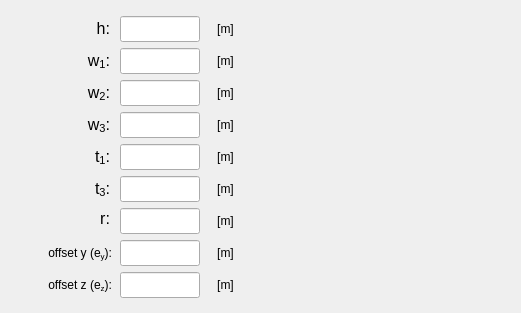
    <widget class="QWidget" name="tab_C_section">
     <attribute name="title">
      <string>C-section</string>
     </attribute>
     <widget class="QLabel" name="label_5">
      <property name="geometry">
       <rect>
        <x>298</x>
        <y>6</y>
        <width>149</width>
        <height>199</height>
       </rect>
      </property>
      <property name="text">
       <string/>
      </property>
      <property name="pixmap">
       <pixmap>../../../../../../../Users/Jacson_Corsair/Desktop/C_profile2.PNG</pixmap>
      </property>
      <property name="scaledContents">
       <bool>true</bool>
      </property>
     </widget>
     <widget class="QLabel" name="label_2">
      <property name="geometry">
       <rect>
        <x>284</x>
        <y>16</y>
        <width>228</width>
        <height>288</height>
       </rect>
      </property>
      <property name="text">
       <string/>
      </property>
      <property name="pixmap">
       <pixmap>../../../figures/C_profile.PNG</pixmap>
      </property>
      <property name="scaledContents">
       <bool>true</bool>
      </property>
     </widget>
     <widget class="QLineEdit" name="lineEdit_radius_C_section">
      <property name="geometry">
       <rect>
        <x>120</x>
        <y>208</y>
        <width>80</width>
        <height>26</height>
       </rect>
      </property>
      <property name="minimumSize">
       <size>
        <width>0</width>
        <height>24</height>
       </size>
      </property>
      <property name="maximumSize">
       <size>
        <width>80</width>
        <height>26</height>
       </size>
      </property>
      <property name="sizeIncrement">
       <size>
        <width>0</width>
        <height>0</height>
       </size>
      </property>
      <property name="font">
       <font>
        <family>Arial</family>
        <pointsize>11</pointsize>
        <weight>75</weight>
        <italic>true</italic>
        <bold>true</bold>
       </font>
      </property>
      <property name="focusPolicy">
       <enum>Qt::StrongFocus</enum>
      </property>
      <property name="styleSheet">
       <string notr="true">color: rgb(255, 0, 0);</string>
      </property>
      <property name="alignment">
       <set>Qt::AlignCenter</set>
      </property>
     </widget>
     <widget class="QLineEdit" name="lineEdit_w2_C_section">
      <property name="geometry">
       <rect>
        <x>120</x>
        <y>80</y>
        <width>80</width>
        <height>26</height>
       </rect>
      </property>
      <property name="minimumSize">
       <size>
        <width>0</width>
        <height>24</height>
       </size>
      </property>
      <property name="maximumSize">
       <size>
        <width>80</width>
        <height>26</height>
       </size>
      </property>
      <property name="sizeIncrement">
       <size>
        <width>0</width>
        <height>0</height>
       </size>
      </property>
      <property name="font">
       <font>
        <family>Arial</family>
        <pointsize>11</pointsize>
        <weight>75</weight>
        <italic>true</italic>
        <bold>true</bold>
       </font>
      </property>
      <property name="focusPolicy">
       <enum>Qt::StrongFocus</enum>
      </property>
      <property name="styleSheet">
       <string notr="true">color: rgb(255, 0, 0);</string>
      </property>
      <property name="alignment">
       <set>Qt::AlignCenter</set>
      </property>
     </widget>
     <widget class="QLineEdit" name="lineEdit_height_C_section">
      <property name="geometry">
       <rect>
        <x>120</x>
        <y>16</y>
        <width>80</width>
        <height>26</height>
       </rect>
      </property>
      <property name="minimumSize">
       <size>
        <width>0</width>
        <height>26</height>
       </size>
      </property>
      <property name="maximumSize">
       <size>
        <width>80</width>
        <height>26</height>
       </size>
      </property>
      <property name="sizeIncrement">
       <size>
        <width>80</width>
        <height>26</height>
       </size>
      </property>
      <property name="font">
       <font>
        <family>Arial</family>
        <pointsize>11</pointsize>
        <weight>75</weight>
        <italic>true</italic>
        <bold>true</bold>
       </font>
      </property>
      <property name="focusPolicy">
       <enum>Qt::StrongFocus</enum>
      </property>
      <property name="styleSheet">
       <string notr="true">color: rgb(255, 0, 0);</string>
      </property>
      <property name="alignment">
       <set>Qt::AlignCenter</set>
      </property>
     </widget>
     <widget class="QLineEdit" name="lineEdit_t3_C_section">
      <property name="geometry">
       <rect>
        <x>120</x>
        <y>176</y>
        <width>80</width>
        <height>26</height>
       </rect>
      </property>
      <property name="minimumSize">
       <size>
        <width>0</width>
        <height>24</height>
       </size>
      </property>
      <property name="maximumSize">
       <size>
        <width>80</width>
        <height>26</height>
       </size>
      </property>
      <property name="sizeIncrement">
       <size>
        <width>0</width>
        <height>0</height>
       </size>
      </property>
      <property name="font">
       <font>
        <family>Arial</family>
        <pointsize>11</pointsize>
        <weight>75</weight>
        <italic>true</italic>
        <bold>true</bold>
       </font>
      </property>
      <property name="focusPolicy">
       <enum>Qt::StrongFocus</enum>
      </property>
      <property name="styleSheet">
       <string notr="true">color: rgb(255, 0, 0);</string>
      </property>
      <property name="alignment">
       <set>Qt::AlignCenter</set>
      </property>
     </widget>
     <widget class="QLineEdit" name="lineEdit_w3_C_section">
      <property name="geometry">
       <rect>
        <x>120</x>
        <y>112</y>
        <width>80</width>
        <height>26</height>
       </rect>
      </property>
      <property name="minimumSize">
       <size>
        <width>0</width>
        <height>24</height>
       </size>
      </property>
      <property name="maximumSize">
       <size>
        <width>80</width>
        <height>26</height>
       </size>
      </property>
      <property name="sizeIncrement">
       <size>
        <width>0</width>
        <height>0</height>
       </size>
      </property>
      <property name="font">
       <font>
        <family>Arial</family>
        <pointsize>11</pointsize>
        <weight>75</weight>
        <italic>true</italic>
        <bold>true</bold>
       </font>
      </property>
      <property name="focusPolicy">
       <enum>Qt::StrongFocus</enum>
      </property>
      <property name="styleSheet">
       <string notr="true">color: rgb(255, 0, 0);</string>
      </property>
      <property name="alignment">
       <set>Qt::AlignCenter</set>
      </property>
     </widget>
     <widget class="QLineEdit" name="lineEdit_w1_C_section">
      <property name="geometry">
       <rect>
        <x>120</x>
        <y>48</y>
        <width>80</width>
        <height>26</height>
       </rect>
      </property>
      <property name="minimumSize">
       <size>
        <width>0</width>
        <height>24</height>
       </size>
      </property>
      <property name="maximumSize">
       <size>
        <width>80</width>
        <height>26</height>
       </size>
      </property>
      <property name="sizeIncrement">
       <size>
        <width>0</width>
        <height>0</height>
       </size>
      </property>
      <property name="font">
       <font>
        <family>Arial</family>
        <pointsize>11</pointsize>
        <weight>75</weight>
        <italic>true</italic>
        <bold>true</bold>
       </font>
      </property>
      <property name="focusPolicy">
       <enum>Qt::StrongFocus</enum>
      </property>
      <property name="styleSheet">
       <string notr="true">color: rgb(255, 0, 0);</string>
      </property>
      <property name="alignment">
       <set>Qt::AlignCenter</set>
      </property>
     </widget>
     <widget class="QLineEdit" name="lineEdit_t1_C_section">
      <property name="geometry">
       <rect>
        <x>120</x>
        <y>144</y>
        <width>80</width>
        <height>26</height>
       </rect>
      </property>
      <property name="minimumSize">
       <size>
        <width>0</width>
        <height>24</height>
       </size>
      </property>
      <property name="maximumSize">
       <size>
        <width>80</width>
        <height>26</height>
       </size>
      </property>
      <property name="sizeIncrement">
       <size>
        <width>0</width>
        <height>0</height>
       </size>
      </property>
      <property name="font">
       <font>
        <family>Arial</family>
        <pointsize>11</pointsize>
        <weight>75</weight>
        <italic>true</italic>
        <bold>true</bold>
       </font>
      </property>
      <property name="focusPolicy">
       <enum>Qt::StrongFocus</enum>
      </property>
      <property name="styleSheet">
       <string notr="true">color: rgb(255, 0, 0);</string>
      </property>
      <property name="alignment">
       <set>Qt::AlignCenter</set>
      </property>
     </widget>
     <widget class="QLabel" name="label_121">
      <property name="geometry">
       <rect>
        <x>208</x>
        <y>16</y>
        <width>35</width>
        <height>26</height>
       </rect>
      </property>
      <property name="minimumSize">
       <size>
        <width>35</width>
        <height>26</height>
       </size>
      </property>
      <property name="maximumSize">
       <size>
        <width>35</width>
        <height>26</height>
       </size>
      </property>
      <property name="text">
       <string>[m]</string>
      </property>
      <property name="alignment">
       <set>Qt::AlignCenter</set>
      </property>
     </widget>
     <widget class="QLabel" name="label_122">
      <property name="geometry">
       <rect>
        <x>208</x>
        <y>48</y>
        <width>35</width>
        <height>26</height>
       </rect>
      </property>
      <property name="minimumSize">
       <size>
        <width>35</width>
        <height>26</height>
       </size>
      </property>
      <property name="maximumSize">
       <size>
        <width>35</width>
        <height>26</height>
       </size>
      </property>
      <property name="text">
       <string>[m]</string>
      </property>
      <property name="alignment">
       <set>Qt::AlignCenter</set>
      </property>
     </widget>
     <widget class="QLabel" name="label_123">
      <property name="geometry">
       <rect>
        <x>208</x>
        <y>80</y>
        <width>35</width>
        <height>26</height>
       </rect>
      </property>
      <property name="minimumSize">
       <size>
        <width>35</width>
        <height>26</height>
       </size>
      </property>
      <property name="maximumSize">
       <size>
        <width>35</width>
        <height>26</height>
       </size>
      </property>
      <property name="text">
       <string>[m]</string>
      </property>
      <property name="alignment">
       <set>Qt::AlignCenter</set>
      </property>
     </widget>
     <widget class="QLabel" name="label_124">
      <property name="geometry">
       <rect>
        <x>208</x>
        <y>112</y>
        <width>35</width>
        <height>26</height>
       </rect>
      </property>
      <property name="minimumSize">
       <size>
        <width>35</width>
        <height>26</height>
       </size>
      </property>
      <property name="maximumSize">
       <size>
        <width>35</width>
        <height>26</height>
       </size>
      </property>
      <property name="text">
       <string>[m]</string>
      </property>
      <property name="alignment">
       <set>Qt::AlignCenter</set>
      </property>
     </widget>
     <widget class="QLabel" name="label_125">
      <property name="geometry">
       <rect>
        <x>208</x>
        <y>144</y>
        <width>35</width>
        <height>26</height>
       </rect>
      </property>
      <property name="minimumSize">
       <size>
        <width>35</width>
        <height>26</height>
       </size>
      </property>
      <property name="maximumSize">
       <size>
        <width>35</width>
        <height>26</height>
       </size>
      </property>
      <property name="text">
       <string>[m]</string>
      </property>
      <property name="alignment">
       <set>Qt::AlignCenter</set>
      </property>
     </widget>
     <widget class="QLabel" name="label_126">
      <property name="geometry">
       <rect>
        <x>208</x>
        <y>176</y>
        <width>35</width>
        <height>26</height>
       </rect>
      </property>
      <property name="minimumSize">
       <size>
        <width>35</width>
        <height>26</height>
       </size>
      </property>
      <property name="maximumSize">
       <size>
        <width>35</width>
        <height>26</height>
       </size>
      </property>
      <property name="text">
       <string>[m]</string>
      </property>
      <property name="alignment">
       <set>Qt::AlignCenter</set>
      </property>
     </widget>
     <widget class="QLabel" name="label_127">
      <property name="geometry">
       <rect>
        <x>208</x>
        <y>208</y>
        <width>35</width>
        <height>26</height>
       </rect>
      </property>
      <property name="minimumSize">
       <size>
        <width>35</width>
        <height>26</height>
       </size>
      </property>
      <property name="maximumSize">
       <size>
        <width>35</width>
        <height>26</height>
       </size>
      </property>
      <property name="text">
       <string>[m]</string>
      </property>
      <property name="alignment">
       <set>Qt::AlignCenter</set>
      </property>
     </widget>
     <widget class="QLabel" name="label_128">
      <property name="geometry">
       <rect>
        <x>208</x>
        <y>240</y>
        <width>35</width>
        <height>26</height>
       </rect>
      </property>
      <property name="minimumSize">
       <size>
        <width>35</width>
        <height>26</height>
       </size>
      </property>
      <property name="maximumSize">
       <size>
        <width>35</width>
        <height>26</height>
       </size>
      </property>
      <property name="text">
       <string>[m]</string>
      </property>
      <property name="alignment">
       <set>Qt::AlignCenter</set>
      </property>
     </widget>
     <widget class="QLabel" name="label_129">
      <property name="geometry">
       <rect>
        <x>208</x>
        <y>272</y>
        <width>35</width>
        <height>26</height>
       </rect>
      </property>
      <property name="minimumSize">
       <size>
        <width>35</width>
        <height>26</height>
       </size>
      </property>
      <property name="maximumSize">
       <size>
        <width>35</width>
        <height>26</height>
       </size>
      </property>
      <property name="text">
       <string>[m]</string>
      </property>
      <property name="alignment">
       <set>Qt::AlignCenter</set>
      </property>
     </widget>
     <widget class="QLabel" name="label_130">
      <property name="geometry">
       <rect>
        <x>22</x>
        <y>272</y>
        <width>90</width>
        <height>26</height>
       </rect>
      </property>
      <property name="minimumSize">
       <size>
        <width>90</width>
        <height>26</height>
       </size>
      </property>
      <property name="maximumSize">
       <size>
        <width>90</width>
        <height>26</height>
       </size>
      </property>
      <property name="text">
       <string>&lt;html&gt;&lt;head/&gt;&lt;body&gt;&lt;p&gt;offset z (e&lt;span style=&quot; vertical-align:sub;&quot;&gt;z&lt;/span&gt;):&lt;/p&gt;&lt;/body&gt;&lt;/html&gt;</string>
      </property>
      <property name="alignment">
       <set>Qt::AlignRight|Qt::AlignTrailing|Qt::AlignVCenter</set>
      </property>
     </widget>
     <widget class="QLabel" name="label_131">
      <property name="geometry">
       <rect>
        <x>22</x>
        <y>240</y>
        <width>90</width>
        <height>26</height>
       </rect>
      </property>
      <property name="minimumSize">
       <size>
        <width>90</width>
        <height>26</height>
       </size>
      </property>
      <property name="maximumSize">
       <size>
        <width>90</width>
        <height>26</height>
       </size>
      </property>
      <property name="text">
       <string>&lt;html&gt;&lt;head/&gt;&lt;body&gt;&lt;p&gt;offset y (e&lt;span style=&quot; vertical-align:sub;&quot;&gt;y&lt;/span&gt;):&lt;/p&gt;&lt;/body&gt;&lt;/html&gt;</string>
      </property>
      <property name="alignment">
       <set>Qt::AlignRight|Qt::AlignTrailing|Qt::AlignVCenter</set>
      </property>
     </widget>
     <widget class="QLineEdit" name="lineEdit_offsetz_C_section">
      <property name="geometry">
       <rect>
        <x>120</x>
        <y>272</y>
        <width>80</width>
        <height>26</height>
       </rect>
      </property>
      <property name="minimumSize">
       <size>
        <width>80</width>
        <height>26</height>
       </size>
      </property>
      <property name="maximumSize">
       <size>
        <width>80</width>
        <height>26</height>
       </size>
      </property>
      <property name="font">
       <font>
        <family>Arial</family>
        <pointsize>11</pointsize>
        <weight>75</weight>
        <italic>true</italic>
        <bold>true</bold>
       </font>
      </property>
      <property name="focusPolicy">
       <enum>Qt::StrongFocus</enum>
      </property>
      <property name="styleSheet">
       <string notr="true">color: rgb(255, 0, 0);</string>
      </property>
      <property name="alignment">
       <set>Qt::AlignCenter</set>
      </property>
     </widget>
     <widget class="QLineEdit" name="lineEdit_offsety_C_section">
      <property name="geometry">
       <rect>
        <x>120</x>
        <y>240</y>
        <width>80</width>
        <height>26</height>
       </rect>
      </property>
      <property name="minimumSize">
       <size>
        <width>80</width>
        <height>26</height>
       </size>
      </property>
      <property name="maximumSize">
       <size>
        <width>80</width>
        <height>26</height>
       </size>
      </property>
      <property name="font">
       <font>
        <family>Arial</family>
        <pointsize>11</pointsize>
        <weight>75</weight>
        <italic>true</italic>
        <bold>true</bold>
       </font>
      </property>
      <property name="focusPolicy">
       <enum>Qt::StrongFocus</enum>
      </property>
      <property name="styleSheet">
       <string notr="true">color: rgb(255, 0, 0);</string>
      </property>
      <property name="alignment">
       <set>Qt::AlignCenter</set>
      </property>
     </widget>
     <widget class="QLabel" name="label_67">
      <property name="geometry">
       <rect>
        <x>20</x>
        <y>16</y>
        <width>90</width>
        <height>26</height>
       </rect>
      </property>
      <property name="minimumSize">
       <size>
        <width>90</width>
        <height>26</height>
       </size>
      </property>
      <property name="maximumSize">
       <size>
        <width>90</width>
        <height>26</height>
       </size>
      </property>
      <property name="text">
       <string>&lt;html&gt;&lt;head/&gt;&lt;body&gt;&lt;p align=&quot;right&quot;&gt;&lt;span style=&quot; font-size:12pt;&quot;&gt;h:&lt;/span&gt;&lt;/p&gt;&lt;/body&gt;&lt;/html&gt;</string>
      </property>
      <property name="alignment">
       <set>Qt::AlignCenter</set>
      </property>
     </widget>
     <widget class="QLabel" name="label_68">
      <property name="geometry">
       <rect>
        <x>20</x>
        <y>48</y>
        <width>90</width>
        <height>26</height>
       </rect>
      </property>
      <property name="minimumSize">
       <size>
        <width>90</width>
        <height>26</height>
       </size>
      </property>
      <property name="maximumSize">
       <size>
        <width>90</width>
        <height>26</height>
       </size>
      </property>
      <property name="text">
       <string>&lt;html&gt;&lt;head/&gt;&lt;body&gt;&lt;p align=&quot;right&quot;&gt;&lt;span style=&quot; font-size:12pt;&quot;&gt;w&lt;/span&gt;&lt;span style=&quot; font-size:12pt; vertical-align:sub;&quot;&gt;1&lt;/span&gt;&lt;span style=&quot; font-size:12pt;&quot;&gt;:&lt;/span&gt;&lt;/p&gt;&lt;/body&gt;&lt;/html&gt;</string>
      </property>
      <property name="alignment">
       <set>Qt::AlignCenter</set>
      </property>
     </widget>
     <widget class="QLabel" name="label_69">
      <property name="geometry">
       <rect>
        <x>20</x>
        <y>80</y>
        <width>90</width>
        <height>26</height>
       </rect>
      </property>
      <property name="minimumSize">
       <size>
        <width>90</width>
        <height>26</height>
       </size>
      </property>
      <property name="maximumSize">
       <size>
        <width>90</width>
        <height>26</height>
       </size>
      </property>
      <property name="text">
       <string>&lt;html&gt;&lt;head/&gt;&lt;body&gt;&lt;p align=&quot;right&quot;&gt;&lt;span style=&quot; font-size:12pt;&quot;&gt;w&lt;/span&gt;&lt;span style=&quot; font-size:12pt; vertical-align:sub;&quot;&gt;2&lt;/span&gt;&lt;span style=&quot; font-size:12pt;&quot;&gt;:&lt;/span&gt;&lt;/p&gt;&lt;/body&gt;&lt;/html&gt;</string>
      </property>
      <property name="alignment">
       <set>Qt::AlignCenter</set>
      </property>
     </widget>
     <widget class="QLabel" name="label_70">
      <property name="geometry">
       <rect>
        <x>20</x>
        <y>112</y>
        <width>90</width>
        <height>26</height>
       </rect>
      </property>
      <property name="minimumSize">
       <size>
        <width>90</width>
        <height>26</height>
       </size>
      </property>
      <property name="maximumSize">
       <size>
        <width>90</width>
        <height>26</height>
       </size>
      </property>
      <property name="text">
       <string>&lt;html&gt;&lt;head/&gt;&lt;body&gt;&lt;p align=&quot;right&quot;&gt;&lt;span style=&quot; font-size:12pt;&quot;&gt;w&lt;/span&gt;&lt;span style=&quot; font-size:12pt; vertical-align:sub;&quot;&gt;3&lt;/span&gt;&lt;span style=&quot; font-size:12pt;&quot;&gt;:&lt;/span&gt;&lt;/p&gt;&lt;/body&gt;&lt;/html&gt;</string>
      </property>
      <property name="alignment">
       <set>Qt::AlignCenter</set>
      </property>
     </widget>
     <widget class="QLabel" name="label_71">
      <property name="geometry">
       <rect>
        <x>20</x>
        <y>144</y>
        <width>90</width>
        <height>26</height>
       </rect>
      </property>
      <property name="minimumSize">
       <size>
        <width>90</width>
        <height>26</height>
       </size>
      </property>
      <property name="maximumSize">
       <size>
        <width>90</width>
        <height>26</height>
       </size>
      </property>
      <property name="text">
       <string>&lt;html&gt;&lt;head/&gt;&lt;body&gt;&lt;p align=&quot;right&quot;&gt;&lt;span style=&quot; font-size:12pt;&quot;&gt;t&lt;/span&gt;&lt;span style=&quot; font-size:12pt; vertical-align:sub;&quot;&gt;1&lt;/span&gt;&lt;span style=&quot; font-size:12pt;&quot;&gt;:&lt;/span&gt;&lt;/p&gt;&lt;/body&gt;&lt;/html&gt;</string>
      </property>
      <property name="alignment">
       <set>Qt::AlignCenter</set>
      </property>
     </widget>
     <widget class="QLabel" name="label_73">
      <property name="geometry">
       <rect>
        <x>20</x>
        <y>176</y>
        <width>90</width>
        <height>26</height>
       </rect>
      </property>
      <property name="minimumSize">
       <size>
        <width>90</width>
        <height>26</height>
       </size>
      </property>
      <property name="maximumSize">
       <size>
        <width>90</width>
        <height>26</height>
       </size>
      </property>
      <property name="text">
       <string>&lt;html&gt;&lt;head/&gt;&lt;body&gt;&lt;p align=&quot;right&quot;&gt;&lt;span style=&quot; font-size:12pt;&quot;&gt;t&lt;/span&gt;&lt;span style=&quot; font-size:12pt; vertical-align:sub;&quot;&gt;3&lt;/span&gt;&lt;span style=&quot; font-size:12pt;&quot;&gt;:&lt;/span&gt;&lt;/p&gt;&lt;/body&gt;&lt;/html&gt;</string>
      </property>
      <property name="alignment">
       <set>Qt::AlignCenter</set>
      </property>
     </widget>
     <widget class="QLabel" name="label_79">
      <property name="geometry">
       <rect>
        <x>20</x>
        <y>206</y>
        <width>90</width>
        <height>26</height>
       </rect>
      </property>
      <property name="minimumSize">
       <size>
        <width>90</width>
        <height>26</height>
       </size>
      </property>
      <property name="maximumSize">
       <size>
        <width>90</width>
        <height>26</height>
       </size>
      </property>
      <property name="text">
       <string>&lt;html&gt;&lt;head/&gt;&lt;body&gt;&lt;p align=&quot;right&quot;&gt;&lt;span style=&quot; font-size:12pt;&quot;&gt;r:&lt;/span&gt;&lt;/p&gt;&lt;/body&gt;&lt;/html&gt;</string>
      </property>
      <property name="alignment">
       <set>Qt::AlignCenter</set>
      </property>
     </widget>
    </widget>
